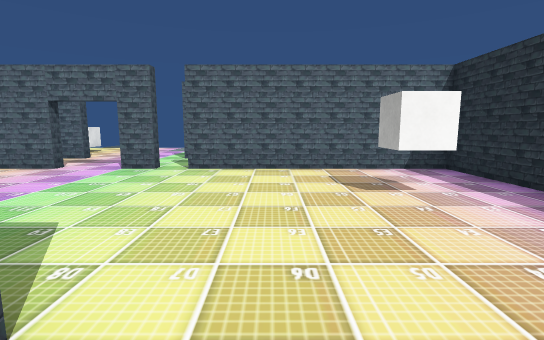
View 1 (above)

12 first-person views from a walk through a scene from a Unity 3-D project. The camera is 1.2 m above the floor, tilts 8° down and sees 85° across. Doors are open. The floor is counted in squares, 1 m on a side. Each view is taken from the middle of a square. On the plan, view 1 faces up. The plan holds only what a view shows up to about 13 squares ahead; the rest is blank. The player character is not drawn. Some surface patterns are stand-ins.

View 2
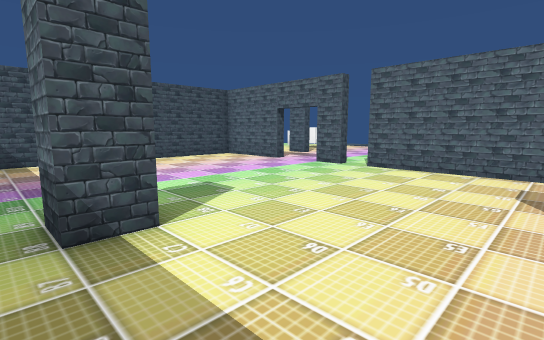

View 3
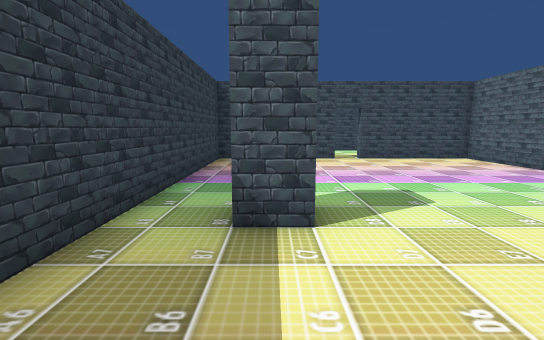

View 4
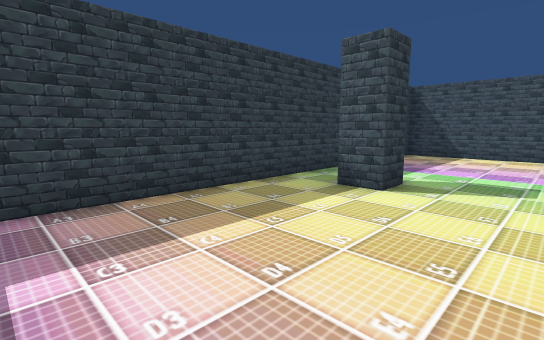

View 5
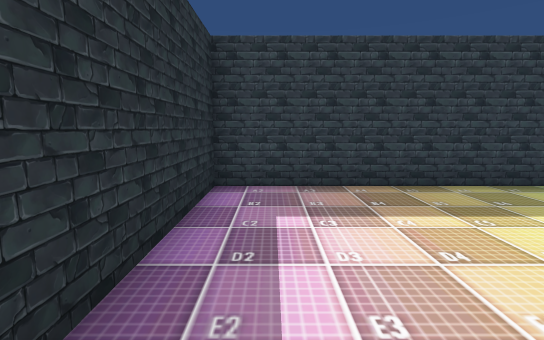

View 6
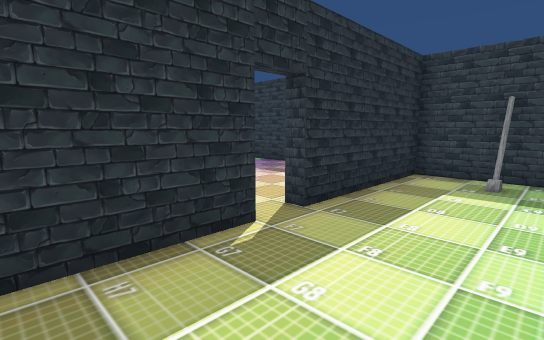

View 7
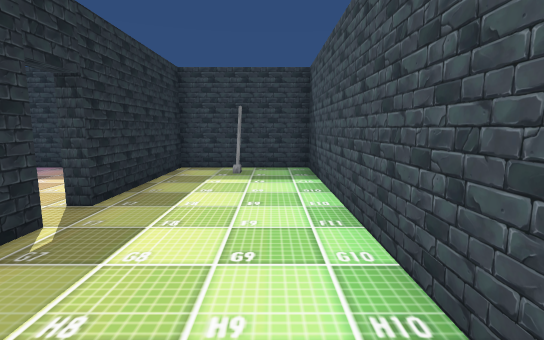

View 8
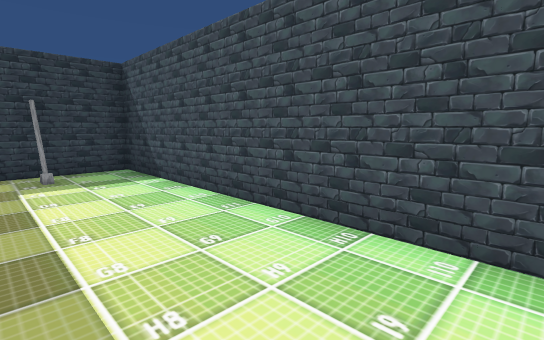

View 9
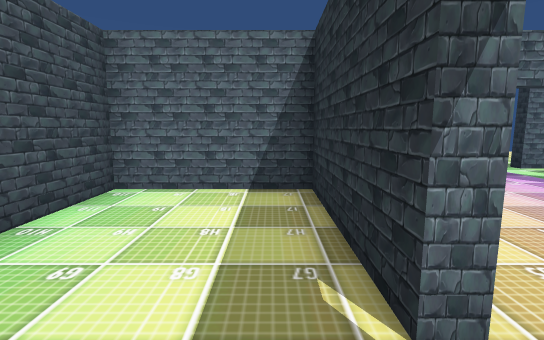

View 10
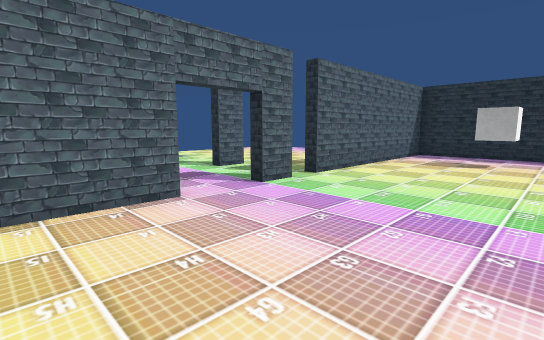

View 11
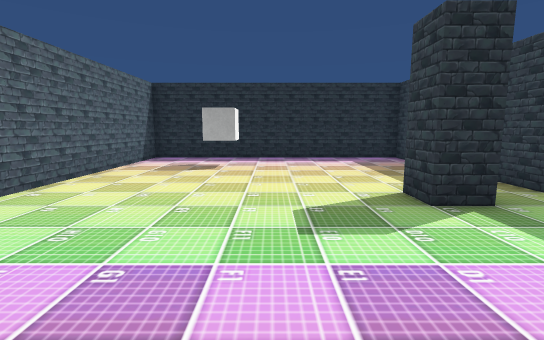

View 12
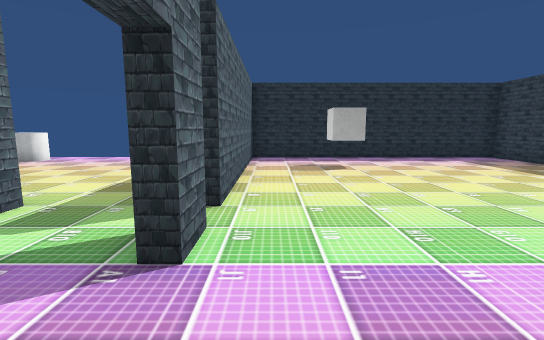

### Floor plan
Ten units are one square. View 1 is at (0, 0); x grows to the right and y downward. Boxes are objects, and circles mark ways between rooms. Rooms are numbered by the first view taken in them; rooms with no view inside come last. Other rooms are left out.
<svg viewBox="-146 -95 203 115">
<path fill="none" stroke="#000" d="M-35 -88 -45 -88M-65 -88 -98 -88 -98 -45M-98 -35 -98 11 52 11 52 -88 -25 -88M-98 -45 -102 -45 -102 -88 -141 -88 -141 11 -102 11 -102 -35 -98 -35"/>
<rect x="-25" y="-15" width="10" height="10" fill="#bbb"><title>other object</title></rect>
<rect x="15" y="-65" width="20" height="20" fill="#bbb"><title>cube</title></rect>
<rect x="-125" y="5" width="10" height="10" fill="#bbb"><title>other object</title></rect>
<circle cx="-100" cy="-40" r="3" fill="#2a7"/>
<text x="-30" y="-40">1</text>
<text x="-120" y="-40">2</text>
</svg>
Room 1 opens to room 2.

Where each view was taken, in squares from view 1:
view 1: 0 up, 0 right, facing up
view 2: 0 up, 2 right, facing up-left
view 3: 1 up, 2 right, facing left
view 4: 4 up, 4 right, facing down-left
view 5: 5 up, 4 right, facing down
view 6: 7 up, 13 left, facing down-right
view 7: 8 up, 13 left, facing down
view 8: 8 up, 11 left, facing down-left
view 9: 3 up, 11 left, facing up
view 10: 4 up, 9 left, facing up-right
view 11: 4 up, 7 left, facing right
view 12: 8 up, 7 left, facing right
